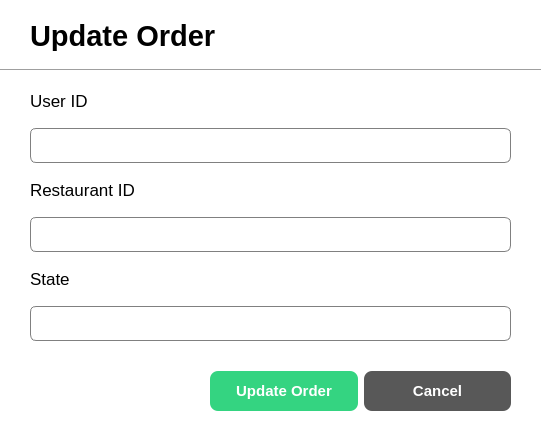
<?xml version="1.0" encoding="UTF-8"?>
<ui version="4.0">
 <class>UpdateOrderDialog</class>
 <widget class="QDialog" name="UpdateOrderDialog">
  <property name="geometry">
   <rect>
    <x>0</x>
    <y>0</y>
    <width>542</width>
    <height>433</height>
   </rect>
  </property>
  <property name="windowTitle">
   <string>Dialog</string>
  </property>
  <property name="styleSheet">
   <string notr="true">QDialog{
	background-color: white;
}

QLineEdit{
	border: 1px solid gray;
	border-radius: 6px;
	padding-left: 15px;
height: 35px;
}

</string>
  </property>
  <widget class="QLabel" name="label">
   <property name="geometry">
    <rect>
     <x>30</x>
     <y>20</y>
     <width>271</width>
     <height>31</height>
    </rect>
   </property>
   <property name="font">
    <font>
     <pointsize>22</pointsize>
     <bold>true</bold>
    </font>
   </property>
   <property name="text">
    <string>Update Order</string>
   </property>
  </widget>
  <widget class="QWidget" name="layoutWidget">
   <property name="geometry">
    <rect>
     <x>30</x>
     <y>80</y>
     <width>481</width>
     <height>261</height>
    </rect>
   </property>
   <layout class="QVBoxLayout" name="verticalLayout_5">
    <item>
     <layout class="QVBoxLayout" name="verticalLayout">
      <item>
       <widget class="QLabel" name="label_2">
        <property name="font">
         <font>
          <pointsize>13</pointsize>
         </font>
        </property>
        <property name="text">
         <string>User ID</string>
        </property>
       </widget>
      </item>
      <item>
       <widget class="QLineEdit" name="lineEdit_userID">
        <property name="minimumSize">
         <size>
          <width>0</width>
          <height>35</height>
         </size>
        </property>
        <property name="maximumSize">
         <size>
          <width>16777215</width>
          <height>35</height>
         </size>
        </property>
       </widget>
      </item>
     </layout>
    </item>
    <item>
     <layout class="QVBoxLayout" name="verticalLayout_2">
      <item>
       <widget class="QLabel" name="label_3">
        <property name="font">
         <font>
          <pointsize>13</pointsize>
         </font>
        </property>
        <property name="text">
         <string>Restaurant ID</string>
        </property>
       </widget>
      </item>
      <item>
       <widget class="QLineEdit" name="lineEdit_restaurantID">
        <property name="minimumSize">
         <size>
          <width>0</width>
          <height>35</height>
         </size>
        </property>
        <property name="maximumSize">
         <size>
          <width>16777215</width>
          <height>35</height>
         </size>
        </property>
       </widget>
      </item>
     </layout>
    </item>
    <item>
     <layout class="QVBoxLayout" name="verticalLayout_3">
      <item>
       <widget class="QLabel" name="label_4">
        <property name="font">
         <font>
          <pointsize>13</pointsize>
         </font>
        </property>
        <property name="text">
         <string>State</string>
        </property>
       </widget>
      </item>
      <item>
       <widget class="QLineEdit" name="lineEdit_state">
        <property name="minimumSize">
         <size>
          <width>0</width>
          <height>35</height>
         </size>
        </property>
        <property name="maximumSize">
         <size>
          <width>16777215</width>
          <height>35</height>
         </size>
        </property>
       </widget>
      </item>
     </layout>
    </item>
   </layout>
  </widget>
  <widget class="QWidget" name="layoutWidget">
   <property name="geometry">
    <rect>
     <x>210</x>
     <y>370</y>
     <width>301</width>
     <height>42</height>
    </rect>
   </property>
   <layout class="QHBoxLayout" name="horizontalLayout">
    <item>
     <widget class="QPushButton" name="btn_updateOrder">
      <property name="minimumSize">
       <size>
        <width>0</width>
        <height>40</height>
       </size>
      </property>
      <property name="styleSheet">
       <string notr="true">QPushButton{
	background-color: #34D481;
	color: white;
	border: none;
	border-radius: 8px;
	font-weight: bold;
	font-size: 15px
}</string>
      </property>
      <property name="text">
       <string>Update Order</string>
      </property>
     </widget>
    </item>
    <item>
     <widget class="QPushButton" name="btn_cancel">
      <property name="minimumSize">
       <size>
        <width>0</width>
        <height>40</height>
       </size>
      </property>
      <property name="styleSheet">
       <string notr="true">QPushButton{
	background-color: #585858;
	color: white;
	border: none;
	border-radius: 8px;
	font-weight: bold;
	font-size: 15px
}</string>
      </property>
      <property name="text">
       <string>Cancel</string>
      </property>
     </widget>
    </item>
   </layout>
  </widget>
  <widget class="Line" name="line">
   <property name="geometry">
    <rect>
     <x>0</x>
     <y>60</y>
     <width>541</width>
     <height>20</height>
    </rect>
   </property>
   <property name="orientation">
    <enum>Qt::Horizontal</enum>
   </property>
  </widget>
 </widget>
 <resources/>
 <connections/>
</ui>
